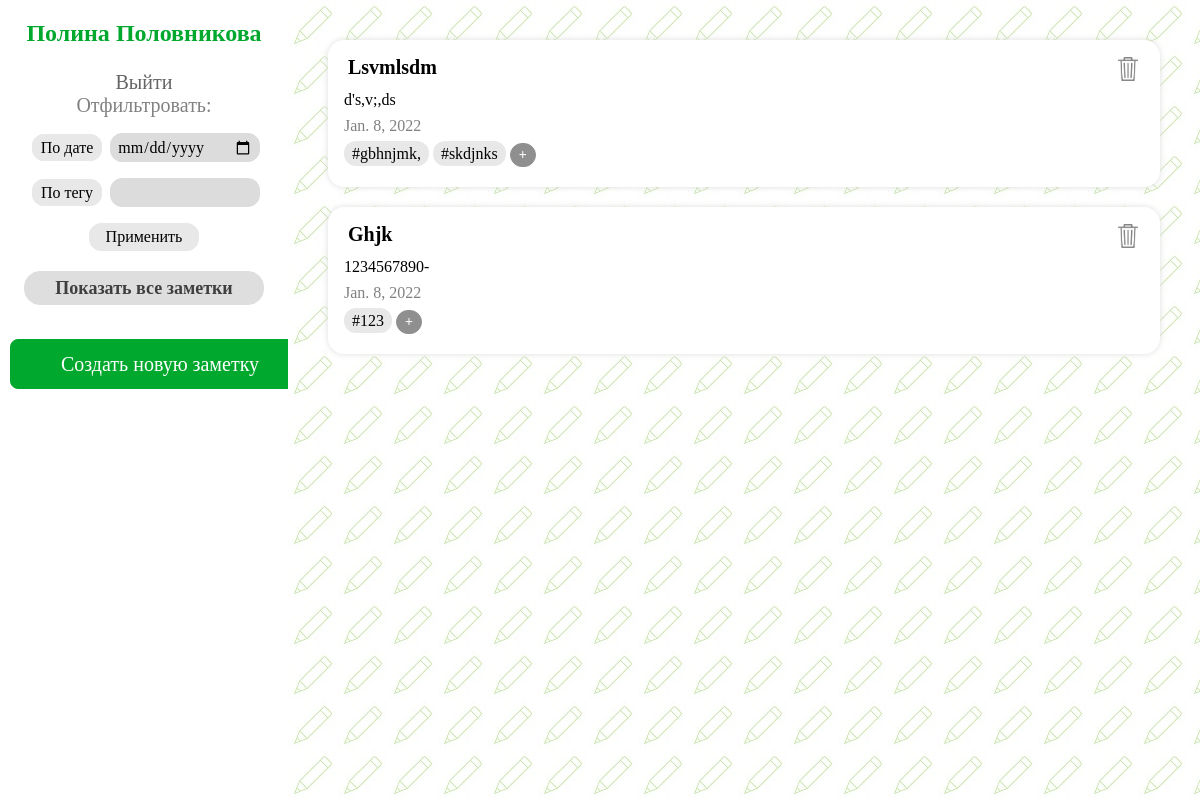
The app's page /evernote/main (signed in), older data.
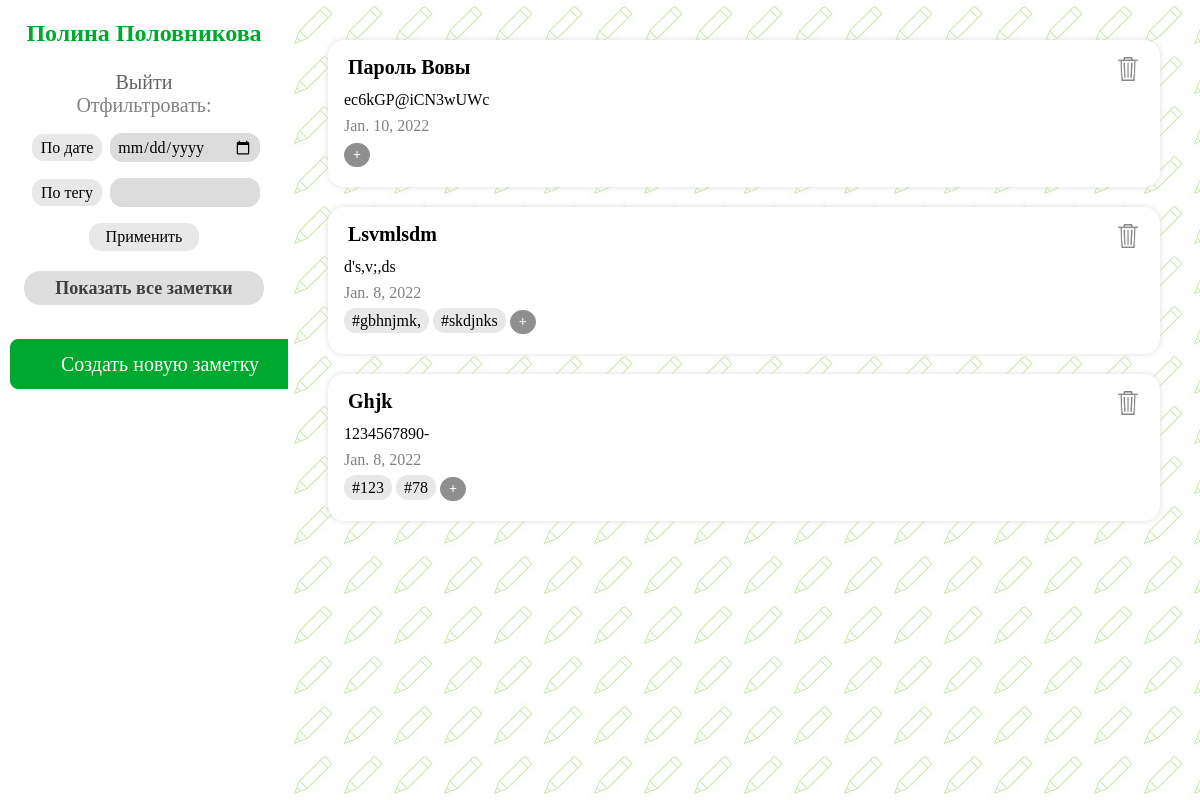
The same page, newer data.
### evernote/models.py (models this page shows, shortened)
class Note(models.Model):
    person = models.ForeignKey(User, on_delete=models.SET_NULL, null=True)
    name = models.CharField(max_length=45, null=False)
    date = models.DateField(auto_now=True, null=False)
    text = models.TextField(null=True)

class NoteHasTag(models.Model):
    note = models.ForeignKey(Note, on_delete=models.CASCADE, null=False)
    tag = models.ForeignKey(Tag, on_delete=models.CASCADE, null=False)

class Tag(models.Model):
    name = models.CharField(max_length=45, null=False, unique=False)

### evernote/views.py (the view)
# urls.py: path('evernote/main', views.show_main, name='main_page'),
def show_main(request):
    if request.user.is_authenticated:
        notes = Note.objects.filter(person_id=request.user.id).order_by('-date')
        tags = Tag.objects.all()
        note_has_tag = NoteHasTag.objects.all()
        data = {'notes': notes, 'tags': tags, 'note_has_tag': note_has_tag}
        if request.method == 'POST':
            filter_form = FilterForm(request.POST)
            if filter_form.is_valid():
                if filter_form.cleaned_data['date'] is not None:
                    notes = notes.filter(date=filter_form.cleaned_data['date'])
                if filter_form.cleaned_data['tag'] != '':
                    notes = notes.filter(notehastag__tag__name=filter_form.cleaned_data['tag'])
                data['notes'] = notes
        else:
            filter_form = FilterForm()
        data['filter_form'] = filter_form
        return render(request, 'evernote/main.html', data)
    else:
        return redirect('registration_page')

### evernote/forms.py
class FilterForm(forms.Form):
    date = forms.DateField(widget=forms.DateInput(attrs={'type': 'date', 'class': 'filterForms'}), required=False,
                           label='По дате')
    tag = forms.CharField(widget=forms.TextInput(attrs={'class': 'filterForms'}), max_length=45, required=False,
                          label='По тегу')

### evernote/templates/evernote/main.html (shortened to what this page needs)
{% load static %}
<!DOCTYPE html>
<html lang="ru">
<head>
    <link rel="stylesheet" href="{% static 'evernote/css/style3.css' %}">
</head>
<body>
<div class="main">
    <div class="leftBlock">
        <div class="id">
            <p class="username">{{ user.first_name }} {{ user.last_name }}</p>
        </div>
        <div>
            <a href="{% url 'logout' %}" class="logout">Выйти</a>
        </div>
        <div class="filter">
            <div class="filter1">
                Отфильтровать:
            </div>
            <form action="{% url 'main_page' %}" method="post">
                <p><label class="filterBy"
                          for="{{ filter_form.date.id_for_label }}">{{ filter_form.date.label }}</label>
                    {{ filter_form.date }}
                </p>
                <p><label class="filterBy"
                          for="{{ filter_form.tag.id_for_label }}">{{ filter_form.tag.label }}</label>
                    {{ filter_form.tag }}
                </p>
                <button type="submit" class="filterButton">Применить</button>
            </form>
            <a href="{% url 'main_page' %}">
                <button class="allNotes">Показать все заметки</button>
            </a>
        </div>
        <div class="addNew">
            <a href="{% url 'add-note_page' %}">
                <button class="addNewNote">Создать новую заметку</button>
            </a>
        </div>
    </div>
    <div class="rightBlock">
        {% for note in notes %}
            <div class="divNote">
                <div class="noteRow">
                    <div class="noteTitle">
                        {{ note.name|capfirst }}
                    </div>
                    <div class="deleteNote1">
                        <a href="main/{{ note.pk }}">
                            <button class="deleteNote">
                                <img src="{% static '/evernote/img/delete.png' %}">
                            </button>
                        </a>
                    </div>
                </div>
                <div class="noteBody">
                    {{ note.text }}
                </div>
                <div class="noteDate">
                    {{ note.date }}
                </div>
                <div class="noteTags">
                    {% for tag in tags %}
                        {% for el in note_has_tag %}
                            {% if note.pk == el.note_id and tag.pk == el.tag_id %}
                                <span class="noteTag">#{{ tag.name }}</span>
                            {% endif %}
                        {% endfor %}
                    {% endfor %}
                    <a href="add-tag/{{ note.pk }}">
                        <button class=" addNewTag">+</button>
                    </a>
                </div>
            </div>
        {% endfor %}
    </div>
</div>
</body>
</html>

### evernote/static/evernote/css/style3.css (style rules this page uses)
* { box-sizing: border-box; }
body { margin: 0; }
html, body { height: 100%; }
.main { font-family: Georgia; height: 100%; display: flex; width: 100%; }
.leftBlock { display: flex; flex-direction: column; width: 24%; height: 100%; padding: 10px; background-color: white; text-align: center; }
.leftBlock .username { font-weight: bold; margin: 10px 0 24px; font-size: 24px; color: rgb(0, 168, 45); }
.leftBlock .filter1 { margin-bottom: 16px; font: 20px Georgia; color: #818181; }
.leftBlock .filterBy { font: 16px Georgia; background-color: #e8e8e8; border: 1px solid #e8e8e8; border-radius: 12px; height: 28px; width: 84px; padding: 4px 8px; margin: 0 4px 0; }
.filterForms { border-radius: 12px; border: 1px solid #dcdcdc; background-color: #dcdcdc; font: 16px Georgia; width: 150px; padding: 0 6px; height: 29px; }
.leftBlock .filterButton { font: 16px Georgia; background-color: #e8e8e8; border: 1px solid #e8e8e8; border-radius: 12px; height: 28px; width: 110px; padding: 4px 8px; margin: 0 4px 0; }
.deleteNote img { height: 24px; width: 20px; }
.deleteNote { border: none; background-color: white; }
.leftBlock .filter { margin-bottom: 24px; }
.leftBlock .addNewNote { width: 300px; height: 50px; border: 1px solid rgb(0, 168, 45); background-color: rgb(0, 168, 45); border-radius: 8px; font: 20px Georgia; color: white; }
.leftBlock .logout { margin-bottom: 16px; font: 20px Georgia; text-decoration: none; color: #656565; }
.allNotes { margin-top: 20px; margin-bottom: 10px; border: 1px solid #dedede; width: 240px; height: 34px; color: #3f3f3f; font: bold 18px Georgia; border-radius: 16px; background-color: #dedede; }
.rightBlock { overflow-y: auto; padding: 20px; width: 76%; background-image: url(/static/evernote/img/pencil.jpg); }
.divNote { font: 16px Georgia; padding: 16px; background-color: white; border-radius: 16px; margin: 20px 20px; box-shadow: 0 0 6px #dedede; }
.noteTitle { font-size: 20px; font-weight: bold; padding: 0 0 8px 4px; }
.noteBody { padding: 4px 0; text-align: justify; }
.noteDate { padding: 4px 0; color: gray; }
.noteTags { padding: 4px 0; }
.noteRow { display: flex; justify-content: space-between; }
.noteTag { background-color: #e8e8e8; border-radius: 12px; padding: 4px 8px; }
.addNewTag { border: 1px solid rgb(143, 143, 143); background-color: rgb(143, 143, 143); border-radius: 12px; font: bold 14px Georgia; color: white; height: 24px; padding: 2px 8px; }

Row changes from the older to the newer data that the page shows:
added Note: name "Пароль Вовы", text "ec6kGP@iCN3wUWc", date "Jan. 10, 2022"
added Tag: name "78"
